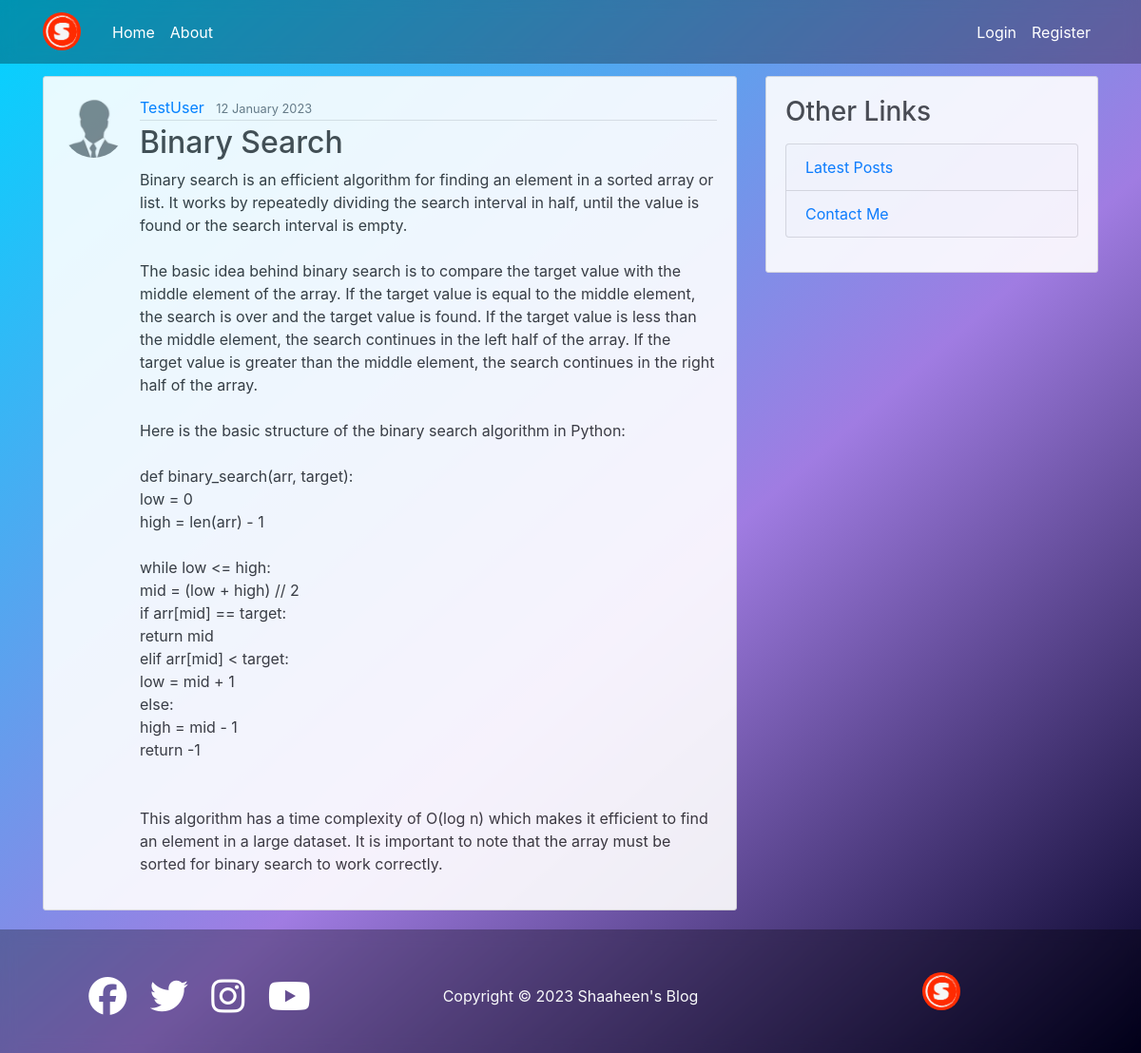
Screenshot of /post/37/ with the database file from the repository.
### blog/models.py (models this page shows, shortened)
class Post(models.Model):
    title = models.CharField(max_length=100)
    content = models.TextField()
    date_posted = models.DateTimeField(default=timezone.now)
    author = models.ForeignKey(User, on_delete=models.CASCADE)#if user is deleted, their post is also deleted

### users/models.py (models this page shows, shortened)
class Profile(models.Model):
    user = models.OneToOneField(User, on_delete=models.CASCADE)
    image = models.ImageField(default='default.jpg', upload_to='profile_pics')

### blog/views.py (the view)
# urls.py: path('post/<int:pk>/', PostDetailView.as_view(), name='post-detail'),# blog/post_detail.html
class PostDetailView(DetailView): # blog/post_detail.html
    model = Post

### blog/templates/blog/post_detail.html (shortened to what this page needs)
{% extends "blog/base.html" %}
{% block content %}
    <article class="media content-section">
        <img class="rounded-circle article-img" src="{{ object.author.profile.image.url }}">
        <div class="media-body">
            <div class="article-metadata">
                <a class="mr-2" href="{% url 'user-posts' object.author.username %}">{{ object.author }}</a>
                <small class="text-muted">{{ object.date_posted|date:"d F Y" }}</small>
            </div>
            <h2 class="article-title">{{ object.title }}</h2>
            <p class="article-content">{{ object.content }}</p>
        </div>
    </article>
{% endblock content %}

### blog/static/blog/main.css (style rules this page uses)
html { min-height: calc(100vh - 100px); }
body { background: rgb(2,0,36); background: linear-gradient(319deg, rgba(2,0,36,1) 0%, rgba(160,124,226,1) 43%, rgba(0,212,255,1) 100%) no-repeat ; background-size: cover; color: #333333; margin-top: 5rem; background-attachment: fixed; }
h1, h2, h3, h4, h5, h6 { color: #444444; }
.content-section { background: #ffffff; padding: 20px 20px; border: 1px solid #dddddd; border-radius: 3px; margin-bottom: 20px; opacity: 0.9; }
.article-title { color: #444444; }
.article-content { white-space: pre-line; }
.article-img { height: 65px; width: 65px; margin-right: 16px; }
.article-metadata { padding-bottom: 1px; margin-bottom: 4px; border-bottom: 1px solid #e3e3e3 }

### rows the page displays
Post: author.profile.image (placeholder picture), author "TestUser", date_posted "12 January 2023", title "Binary Search", content "Binary search is an efficient algorithm for finding an element in a sorted array or list. It works by repeatedly dividing the search interval in half, until the value is found or the search interval is empty. The basic idea behind binary search is to compare the target value with the middle element of the array. If the target value is equal to the middle element, the search is over and the target value is found. If the target value is less than the middle element, the search continues in the left half of the array. If the target value is greater than the middle element, the search continues in the right half of the array. Here is the basic structure of the binary search algorithm in Python:…"
